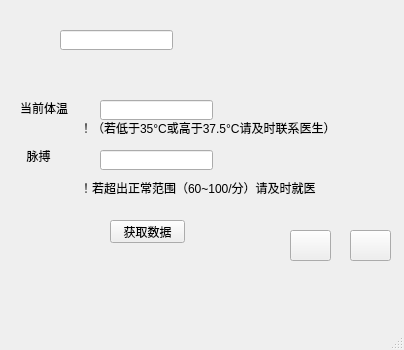
<?xml version="1.0" encoding="UTF-8"?>
<ui version="4.0">
 <class>MainWindow_pa</class>
 <widget class="QMainWindow" name="MainWindow_pa">
  <property name="geometry">
   <rect>
    <x>0</x>
    <y>0</y>
    <width>404</width>
    <height>350</height>
   </rect>
  </property>
  <property name="windowTitle">
   <string>老年人健康守护，安心，放心</string>
  </property>
  <widget class="QWidget" name="centralwidget">
   <widget class="QLabel" name="label">
    <property name="geometry">
     <rect>
      <x>20</x>
      <y>100</y>
      <width>71</width>
      <height>16</height>
     </rect>
    </property>
    <property name="text">
     <string>当前体温</string>
    </property>
   </widget>
   <widget class="QLineEdit" name="line_temper">
    <property name="geometry">
     <rect>
      <x>100</x>
      <y>100</y>
      <width>113</width>
      <height>20</height>
     </rect>
    </property>
   </widget>
   <widget class="QPushButton" name="btn_call">
    <property name="geometry">
     <rect>
      <x>350</x>
      <y>230</y>
      <width>41</width>
      <height>31</height>
     </rect>
    </property>
    <property name="styleSheet">
     <string notr="true">border-image:url(:/new/prefix1/son.png);</string>
    </property>
    <property name="text">
     <string/>
    </property>
   </widget>
   <widget class="QLineEdit" name="line_countin">
    <property name="geometry">
     <rect>
      <x>60</x>
      <y>30</y>
      <width>113</width>
      <height>20</height>
     </rect>
    </property>
   </widget>
   <widget class="QLabel" name="label_2">
    <property name="geometry">
     <rect>
      <x>0</x>
      <y>0</y>
      <width>411</width>
      <height>281</height>
     </rect>
    </property>
    <property name="styleSheet">
     <string notr="true">border-image:url(:/new/prefix1/dialog2.png)</string>
    </property>
    <property name="text">
     <string/>
    </property>
   </widget>
   <widget class="QPushButton" name="pushButton">
    <property name="geometry">
     <rect>
      <x>290</x>
      <y>230</y>
      <width>41</width>
      <height>31</height>
     </rect>
    </property>
    <property name="styleSheet">
     <string notr="true">border-image:url(:/new/prefix1/send.png)</string>
    </property>
    <property name="text">
     <string/>
    </property>
   </widget>
   <widget class="QLineEdit" name="line_puls">
    <property name="geometry">
     <rect>
      <x>100</x>
      <y>150</y>
      <width>113</width>
      <height>20</height>
     </rect>
    </property>
   </widget>
   <widget class="QLabel" name="label_3">
    <property name="geometry">
     <rect>
      <x>20</x>
      <y>150</y>
      <width>54</width>
      <height>12</height>
     </rect>
    </property>
    <property name="text">
     <string>  脉搏</string>
    </property>
   </widget>
   <widget class="QPushButton" name="btn_shuju">
    <property name="geometry">
     <rect>
      <x>110</x>
      <y>220</y>
      <width>75</width>
      <height>23</height>
     </rect>
    </property>
    <property name="text">
     <string>获取数据</string>
    </property>
   </widget>
   <widget class="QLabel" name="label_4">
    <property name="geometry">
     <rect>
      <x>80</x>
      <y>120</y>
      <width>271</width>
      <height>16</height>
     </rect>
    </property>
    <property name="text">
     <string>！（若低于35°C或高于37.5°C请及时联系医生）</string>
    </property>
   </widget>
   <widget class="QLabel" name="label_5">
    <property name="geometry">
     <rect>
      <x>80</x>
      <y>180</y>
      <width>241</width>
      <height>16</height>
     </rect>
    </property>
    <property name="text">
     <string>！若超出正常范围（60~100/分）请及时就医</string>
    </property>
   </widget>
   <zorder>label_2</zorder>
   <zorder>label</zorder>
   <zorder>line_temper</zorder>
   <zorder>btn_call</zorder>
   <zorder>line_countin</zorder>
   <zorder>pushButton</zorder>
   <zorder>line_puls</zorder>
   <zorder>label_3</zorder>
   <zorder>btn_shuju</zorder>
   <zorder>label_4</zorder>
   <zorder>label_5</zorder>
  </widget>
  <widget class="QMenuBar" name="menubar">
   <property name="geometry">
    <rect>
     <x>0</x>
     <y>0</y>
     <width>404</width>
     <height>23</height>
    </rect>
   </property>
  </widget>
  <widget class="QStatusBar" name="statusbar"/>
 </widget>
 <resources/>
 <connections/>
</ui>
